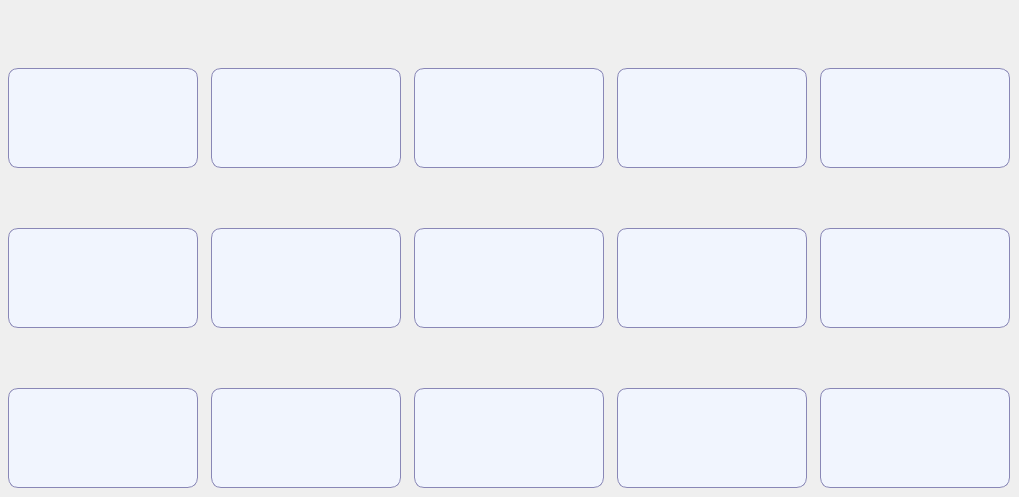
     <widget class="QWidget" name="page_3">
      <widget class="QPushButton" name="Btn_selStacking13">
       <property name="geometry">
        <rect>
         <x>414</x>
         <y>388</y>
         <width>190</width>
         <height>100</height>
        </rect>
       </property>
       <property name="minimumSize">
        <size>
         <width>190</width>
         <height>100</height>
        </size>
       </property>
       <property name="maximumSize">
        <size>
         <width>190</width>
         <height>100</height>
        </size>
       </property>
       <property name="font">
        <font>
         <pointsize>18</pointsize>
        </font>
       </property>
       <property name="styleSheet">
        <string notr="true">QPushButton
{
    background-color:#F1F5FE;
    border-style:solid; /*边框风格*/
    border-width:1px;/*边框宽度*/
    border-color:#8987B6; /*边框颜色*/
    border-radius:10px; /*边框倒角*/
}
QPushButton:pressed,QPushButton::checked
{
    border-style:outset; /*边框风格*/
    background-color:qlineargradient(x1: 0, y1: 0, x2: 0, y2: 1, stop:0 #00befa, stop: 1 #0160ea);/*背景色*/
    border-width:1px;/*边框宽度*/
    border-color:#0055ff; /*边框颜色*/
    border-radius:10px; /*边框倒角*/
}</string>
       </property>
       <property name="text">
        <string/>
       </property>
       <property name="iconSize">
        <size>
         <width>40</width>
         <height>40</height>
        </size>
       </property>
       <property name="checkable">
        <bool>false</bool>
       </property>
       <property name="autoExclusive">
        <bool>false</bool>
       </property>
      </widget>
      <widget class="QPushButton" name="Btn_selStacking12">
       <property name="geometry">
        <rect>
         <x>211</x>
         <y>388</y>
         <width>190</width>
         <height>100</height>
        </rect>
       </property>
       <property name="minimumSize">
        <size>
         <width>190</width>
         <height>100</height>
        </size>
       </property>
       <property name="maximumSize">
        <size>
         <width>190</width>
         <height>100</height>
        </size>
       </property>
       <property name="font">
        <font>
         <pointsize>18</pointsize>
        </font>
       </property>
       <property name="styleSheet">
        <string notr="true">QPushButton
{
    background-color:#F1F5FE;
    border-style:solid; /*边框风格*/
    border-width:1px;/*边框宽度*/
    border-color:#8987B6; /*边框颜色*/
    border-radius:10px; /*边框倒角*/
}
QPushButton:pressed,QPushButton::checked
{
    border-style:outset; /*边框风格*/
    background-color:qlineargradient(x1: 0, y1: 0, x2: 0, y2: 1, stop:0 #00befa, stop: 1 #0160ea);/*背景色*/
    border-width:1px;/*边框宽度*/
    border-color:#0055ff; /*边框颜色*/
    border-radius:10px; /*边框倒角*/
}</string>
       </property>
       <property name="text">
        <string/>
       </property>
       <property name="iconSize">
        <size>
         <width>40</width>
         <height>40</height>
        </size>
       </property>
       <property name="checkable">
        <bool>false</bool>
       </property>
       <property name="autoExclusive">
        <bool>false</bool>
       </property>
      </widget>
      <widget class="QPushButton" name="Btn_selStacking9">
       <property name="geometry">
        <rect>
         <x>617</x>
         <y>228</y>
         <width>190</width>
         <height>100</height>
        </rect>
       </property>
       <property name="minimumSize">
        <size>
         <width>190</width>
         <height>100</height>
        </size>
       </property>
       <property name="maximumSize">
        <size>
         <width>190</width>
         <height>100</height>
        </size>
       </property>
       <property name="font">
        <font>
         <pointsize>18</pointsize>
        </font>
       </property>
       <property name="styleSheet">
        <string notr="true">QPushButton
{
    background-color:#F1F5FE;
    border-style:solid; /*边框风格*/
    border-width:1px;/*边框宽度*/
    border-color:#8987B6; /*边框颜色*/
    border-radius:10px; /*边框倒角*/
}
QPushButton:pressed,QPushButton::checked
{
    border-style:outset; /*边框风格*/
    background-color:qlineargradient(x1: 0, y1: 0, x2: 0, y2: 1, stop:0 #00befa, stop: 1 #0160ea);/*背景色*/
    border-width:1px;/*边框宽度*/
    border-color:#0055ff; /*边框颜色*/
    border-radius:10px; /*边框倒角*/
}</string>
       </property>
       <property name="text">
        <string/>
       </property>
       <property name="iconSize">
        <size>
         <width>40</width>
         <height>40</height>
        </size>
       </property>
       <property name="checkable">
        <bool>false</bool>
       </property>
       <property name="autoExclusive">
        <bool>false</bool>
       </property>
      </widget>
      <widget class="QPushButton" name="Btn_selStacking6">
       <property name="geometry">
        <rect>
         <x>8</x>
         <y>228</y>
         <width>190</width>
         <height>100</height>
        </rect>
       </property>
       <property name="minimumSize">
        <size>
         <width>190</width>
         <height>100</height>
        </size>
       </property>
       <property name="maximumSize">
        <size>
         <width>190</width>
         <height>100</height>
        </size>
       </property>
       <property name="font">
        <font>
         <pointsize>18</pointsize>
        </font>
       </property>
       <property name="styleSheet">
        <string notr="true">QPushButton
{
    background-color:#F1F5FE;
    border-style:solid; /*边框风格*/
    border-width:1px;/*边框宽度*/
    border-color:#8987B6; /*边框颜色*/
    border-radius:10px; /*边框倒角*/
}
QPushButton:pressed,QPushButton::checked
{
    border-style:outset; /*边框风格*/
    background-color:qlineargradient(x1: 0, y1: 0, x2: 0, y2: 1, stop:0 #00befa, stop: 1 #0160ea);/*背景色*/
    border-width:1px;/*边框宽度*/
    border-color:#0055ff; /*边框颜色*/
    border-radius:10px; /*边框倒角*/
}</string>
       </property>
       <property name="text">
        <string/>
       </property>
       <property name="iconSize">
        <size>
         <width>40</width>
         <height>40</height>
        </size>
       </property>
       <property name="checkable">
        <bool>false</bool>
       </property>
       <property name="autoExclusive">
        <bool>false</bool>
       </property>
      </widget>
      <widget class="QPushButton" name="Btn_selStacking8">
       <property name="geometry">
        <rect>
         <x>414</x>
         <y>228</y>
         <width>190</width>
         <height>100</height>
        </rect>
       </property>
       <property name="minimumSize">
        <size>
         <width>190</width>
         <height>100</height>
        </size>
       </property>
       <property name="maximumSize">
        <size>
         <width>190</width>
         <height>100</height>
        </size>
       </property>
       <property name="font">
        <font>
         <pointsize>18</pointsize>
        </font>
       </property>
       <property name="styleSheet">
        <string notr="true">QPushButton
{
    background-color:#F1F5FE;
    border-style:solid; /*边框风格*/
    border-width:1px;/*边框宽度*/
    border-color:#8987B6; /*边框颜色*/
    border-radius:10px; /*边框倒角*/
}
QPushButton:pressed,QPushButton::checked
{
    border-style:outset; /*边框风格*/
    background-color:qlineargradient(x1: 0, y1: 0, x2: 0, y2: 1, stop:0 #00befa, stop: 1 #0160ea);/*背景色*/
    border-width:1px;/*边框宽度*/
    border-color:#0055ff; /*边框颜色*/
    border-radius:10px; /*边框倒角*/
}</string>
       </property>
       <property name="text">
        <string/>
       </property>
       <property name="iconSize">
        <size>
         <width>40</width>
         <height>40</height>
        </size>
       </property>
       <property name="checkable">
        <bool>false</bool>
       </property>
       <property name="autoExclusive">
        <bool>false</bool>
       </property>
      </widget>
      <widget class="QPushButton" name="Btn_selStacking1">
       <property name="geometry">
        <rect>
         <x>8</x>
         <y>68</y>
         <width>190</width>
         <height>100</height>
        </rect>
       </property>
       <property name="minimumSize">
        <size>
         <width>190</width>
         <height>100</height>
        </size>
       </property>
       <property name="maximumSize">
        <size>
         <width>190</width>
         <height>100</height>
        </size>
       </property>
       <property name="font">
        <font>
         <pointsize>18</pointsize>
        </font>
       </property>
       <property name="styleSheet">
        <string notr="true">QPushButton
{
    background-color:#F1F5FE;
    border-style:solid; /*边框风格*/
    border-width:1px;/*边框宽度*/
    border-color:#8987B6; /*边框颜色*/
    border-radius:10px; /*边框倒角*/
}
QPushButton:pressed,QPushButton::checked
{
    border-style:outset; /*边框风格*/
    background-color:qlineargradient(x1: 0, y1: 0, x2: 0, y2: 1, stop:0 #00befa, stop: 1 #0160ea);/*背景色*/
    border-width:1px;/*边框宽度*/
    border-color:#0055ff; /*边框颜色*/
    border-radius:10px; /*边框倒角*/
}</string>
       </property>
       <property name="text">
        <string/>
       </property>
       <property name="iconSize">
        <size>
         <width>40</width>
         <height>40</height>
        </size>
       </property>
       <property name="checkable">
        <bool>false</bool>
       </property>
       <property name="autoExclusive">
        <bool>false</bool>
       </property>
      </widget>
      <widget class="QPushButton" name="Btn_selStacking11">
       <property name="geometry">
        <rect>
         <x>8</x>
         <y>388</y>
         <width>190</width>
         <height>100</height>
        </rect>
       </property>
       <property name="minimumSize">
        <size>
         <width>190</width>
         <height>100</height>
        </size>
       </property>
       <property name="maximumSize">
        <size>
         <width>190</width>
         <height>100</height>
        </size>
       </property>
       <property name="font">
        <font>
         <pointsize>18</pointsize>
        </font>
       </property>
       <property name="styleSheet">
        <string notr="true">QPushButton
{
    background-color:#F1F5FE;
    border-style:solid; /*边框风格*/
    border-width:1px;/*边框宽度*/
    border-color:#8987B6; /*边框颜色*/
    border-radius:10px; /*边框倒角*/
}
QPushButton:pressed,QPushButton::checked
{
    border-style:outset; /*边框风格*/
    background-color:qlineargradient(x1: 0, y1: 0, x2: 0, y2: 1, stop:0 #00befa, stop: 1 #0160ea);/*背景色*/
    border-width:1px;/*边框宽度*/
    border-color:#0055ff; /*边框颜色*/
    border-radius:10px; /*边框倒角*/
}</string>
       </property>
       <property name="text">
        <string/>
       </property>
       <property name="iconSize">
        <size>
         <width>40</width>
         <height>40</height>
        </size>
       </property>
       <property name="checkable">
        <bool>false</bool>
       </property>
       <property name="autoExclusive">
        <bool>false</bool>
       </property>
      </widget>
      <widget class="QPushButton" name="Btn_selStacking15">
       <property name="geometry">
        <rect>
         <x>820</x>
         <y>388</y>
         <width>190</width>
         <height>100</height>
        </rect>
       </property>
       <property name="minimumSize">
        <size>
         <width>190</width>
         <height>100</height>
        </size>
       </property>
       <property name="maximumSize">
        <size>
         <width>190</width>
         <height>100</height>
        </size>
       </property>
       <property name="font">
        <font>
         <pointsize>18</pointsize>
        </font>
       </property>
       <property name="styleSheet">
        <string notr="true">QPushButton
{
    background-color:#F1F5FE;
    border-style:solid; /*边框风格*/
    border-width:1px;/*边框宽度*/
    border-color:#8987B6; /*边框颜色*/
    border-radius:10px; /*边框倒角*/
}
QPushButton:pressed,QPushButton::checked
{
    border-style:outset; /*边框风格*/
    background-color:qlineargradient(x1: 0, y1: 0, x2: 0, y2: 1, stop:0 #00befa, stop: 1 #0160ea);/*背景色*/
    border-width:1px;/*边框宽度*/
    border-color:#0055ff; /*边框颜色*/
    border-radius:10px; /*边框倒角*/
}</string>
       </property>
       <property name="text">
        <string/>
       </property>
       <property name="iconSize">
        <size>
         <width>40</width>
         <height>40</height>
        </size>
       </property>
       <property name="checkable">
        <bool>false</bool>
       </property>
       <property name="autoExclusive">
        <bool>false</bool>
       </property>
      </widget>
      <widget class="QPushButton" name="Btn_selStacking14">
       <property name="geometry">
        <rect>
         <x>617</x>
         <y>388</y>
         <width>190</width>
         <height>100</height>
        </rect>
       </property>
       <property name="minimumSize">
        <size>
         <width>190</width>
         <height>100</height>
        </size>
       </property>
       <property name="maximumSize">
        <size>
         <width>190</width>
         <height>100</height>
        </size>
       </property>
       <property name="font">
        <font>
         <pointsize>18</pointsize>
        </font>
       </property>
       <property name="styleSheet">
        <string notr="true">QPushButton
{
    background-color:#F1F5FE;
    border-style:solid; /*边框风格*/
    border-width:1px;/*边框宽度*/
    border-color:#8987B6; /*边框颜色*/
    border-radius:10px; /*边框倒角*/
}
QPushButton:pressed,QPushButton::checked
{
    border-style:outset; /*边框风格*/
    background-color:qlineargradient(x1: 0, y1: 0, x2: 0, y2: 1, stop:0 #00befa, stop: 1 #0160ea);/*背景色*/
    border-width:1px;/*边框宽度*/
    border-color:#0055ff; /*边框颜色*/
    border-radius:10px; /*边框倒角*/
}</string>
       </property>
       <property name="text">
        <string/>
       </property>
       <property name="iconSize">
        <size>
         <width>40</width>
         <height>40</height>
        </size>
       </property>
       <property name="checkable">
        <bool>false</bool>
       </property>
       <property name="autoExclusive">
        <bool>false</bool>
       </property>
      </widget>
      <widget class="QPushButton" name="Btn_selStacking3">
       <property name="geometry">
        <rect>
         <x>414</x>
         <y>68</y>
         <width>190</width>
         <height>100</height>
        </rect>
       </property>
       <property name="minimumSize">
        <size>
         <width>190</width>
         <height>100</height>
        </size>
       </property>
       <property name="maximumSize">
        <size>
         <width>190</width>
         <height>100</height>
        </size>
       </property>
       <property name="font">
        <font>
         <pointsize>18</pointsize>
        </font>
       </property>
       <property name="styleSheet">
        <string notr="true">QPushButton
{
    background-color:#F1F5FE;
    border-style:solid; /*边框风格*/
    border-width:1px;/*边框宽度*/
    border-color:#8987B6; /*边框颜色*/
    border-radius:10px; /*边框倒角*/
}
QPushButton:pressed,QPushButton::checked
{
    border-style:outset; /*边框风格*/
    background-color:qlineargradient(x1: 0, y1: 0, x2: 0, y2: 1, stop:0 #00befa, stop: 1 #0160ea);/*背景色*/
    border-width:1px;/*边框宽度*/
    border-color:#0055ff; /*边框颜色*/
    border-radius:10px; /*边框倒角*/
}</string>
       </property>
       <property name="text">
        <string/>
       </property>
       <property name="iconSize">
        <size>
         <width>40</width>
         <height>40</height>
        </size>
       </property>
       <property name="checkable">
        <bool>false</bool>
       </property>
       <property name="autoExclusive">
        <bool>false</bool>
       </property>
      </widget>
      <widget class="QPushButton" name="Btn_selStacking2">
       <property name="geometry">
        <rect>
         <x>211</x>
         <y>68</y>
         <width>190</width>
         <height>100</height>
        </rect>
       </property>
       <property name="minimumSize">
        <size>
         <width>190</width>
         <height>100</height>
        </size>
       </property>
       <property name="maximumSize">
        <size>
         <width>190</width>
         <height>100</height>
        </size>
       </property>
       <property name="font">
        <font>
         <pointsize>18</pointsize>
        </font>
       </property>
       <property name="styleSheet">
        <string notr="true">QPushButton
{
    background-color:#F1F5FE;
    border-style:solid; /*边框风格*/
    border-width:1px;/*边框宽度*/
    border-color:#8987B6; /*边框颜色*/
    border-radius:10px; /*边框倒角*/
}
QPushButton:pressed,QPushButton::checked
{
    border-style:outset; /*边框风格*/
    background-color:qlineargradient(x1: 0, y1: 0, x2: 0, y2: 1, stop:0 #00befa, stop: 1 #0160ea);/*背景色*/
    border-width:1px;/*边框宽度*/
    border-color:#0055ff; /*边框颜色*/
    border-radius:10px; /*边框倒角*/
}</string>
       </property>
       <property name="text">
        <string/>
       </property>
       <property name="iconSize">
        <size>
         <width>40</width>
         <height>40</height>
        </size>
       </property>
       <property name="checkable">
        <bool>false</bool>
       </property>
       <property name="autoExclusive">
        <bool>false</bool>
       </property>
      </widget>
      <widget class="QPushButton" name="Btn_selStacking10">
       <property name="geometry">
        <rect>
         <x>820</x>
         <y>228</y>
         <width>190</width>
         <height>100</height>
        </rect>
       </property>
       <property name="minimumSize">
        <size>
         <width>190</width>
         <height>100</height>
        </size>
       </property>
       <property name="maximumSize">
        <size>
         <width>190</width>
         <height>100</height>
        </size>
       </property>
       <property name="font">
        <font>
         <pointsize>18</pointsize>
        </font>
       </property>
       <property name="styleSheet">
        <string notr="true">QPushButton
{
    background-color:#F1F5FE;
    border-style:solid; /*边框风格*/
    border-width:1px;/*边框宽度*/
    border-color:#8987B6; /*边框颜色*/
    border-radius:10px; /*边框倒角*/
}
QPushButton:pressed,QPushButton::checked
{
    border-style:outset; /*边框风格*/
    background-color:qlineargradient(x1: 0, y1: 0, x2: 0, y2: 1, stop:0 #00befa, stop: 1 #0160ea);/*背景色*/
    border-width:1px;/*边框宽度*/
    border-color:#0055ff; /*边框颜色*/
    border-radius:10px; /*边框倒角*/
}</string>
       </property>
       <property name="text">
        <string/>
       </property>
       <property name="iconSize">
        <size>
         <width>40</width>
         <height>40</height>
        </size>
       </property>
       <property name="checkable">
        <bool>false</bool>
       </property>
       <property name="autoExclusive">
        <bool>false</bool>
       </property>
      </widget>
      <widget class="QPushButton" name="Btn_selStacking5">
       <property name="geometry">
        <rect>
         <x>820</x>
         <y>68</y>
         <width>190</width>
         <height>100</height>
        </rect>
       </property>
       <property name="minimumSize">
        <size>
         <width>190</width>
         <height>100</height>
        </size>
       </property>
       <property name="maximumSize">
        <size>
         <width>190</width>
         <height>100</height>
        </size>
       </property>
       <property name="font">
        <font>
         <pointsize>18</pointsize>
        </font>
       </property>
       <property name="styleSheet">
        <string notr="true">QPushButton
{
    background-color:#F1F5FE;
    border-style:solid; /*边框风格*/
    border-width:1px;/*边框宽度*/
    border-color:#8987B6; /*边框颜色*/
    border-radius:10px; /*边框倒角*/
}
QPushButton:pressed,QPushButton::checked
{
    border-style:outset; /*边框风格*/
    background-color:qlineargradient(x1: 0, y1: 0, x2: 0, y2: 1, stop:0 #00befa, stop: 1 #0160ea);/*背景色*/
    border-width:1px;/*边框宽度*/
    border-color:#0055ff; /*边框颜色*/
    border-radius:10px; /*边框倒角*/
}</string>
       </property>
       <property name="text">
        <string/>
       </property>
       <property name="iconSize">
        <size>
         <width>40</width>
         <height>40</height>
        </size>
       </property>
       <property name="checkable">
        <bool>false</bool>
       </property>
       <property name="autoExclusive">
        <bool>false</bool>
       </property>
      </widget>
      <widget class="QPushButton" name="Btn_selStacking7">
       <property name="geometry">
        <rect>
         <x>211</x>
         <y>228</y>
         <width>190</width>
         <height>100</height>
        </rect>
       </property>
       <property name="minimumSize">
        <size>
         <width>190</width>
         <height>100</height>
        </size>
       </property>
       <property name="maximumSize">
        <size>
         <width>190</width>
         <height>100</height>
        </size>
       </property>
       <property name="font">
        <font>
         <pointsize>18</pointsize>
        </font>
       </property>
       <property name="styleSheet">
        <string notr="true">QPushButton
{
    background-color:#F1F5FE;
    border-style:solid; /*边框风格*/
    border-width:1px;/*边框宽度*/
    border-color:#8987B6; /*边框颜色*/
    border-radius:10px; /*边框倒角*/
}
QPushButton:pressed,QPushButton::checked
{
    border-style:outset; /*边框风格*/
    background-color:qlineargradient(x1: 0, y1: 0, x2: 0, y2: 1, stop:0 #00befa, stop: 1 #0160ea);/*背景色*/
    border-width:1px;/*边框宽度*/
    border-color:#0055ff; /*边框颜色*/
    border-radius:10px; /*边框倒角*/
}</string>
       </property>
       <property name="text">
        <string/>
       </property>
       <property name="iconSize">
        <size>
         <width>40</width>
         <height>40</height>
        </size>
       </property>
       <property name="checkable">
        <bool>false</bool>
       </property>
       <property name="autoExclusive">
        <bool>false</bool>
       </property>
      </widget>
      <widget class="QPushButton" name="Btn_selStacking4">
       <property name="geometry">
        <rect>
         <x>617</x>
         <y>68</y>
         <width>190</width>
         <height>100</height>
        </rect>
       </property>
       <property name="minimumSize">
        <size>
         <width>190</width>
         <height>100</height>
        </size>
       </property>
       <property name="maximumSize">
        <size>
         <width>190</width>
         <height>100</height>
        </size>
       </property>
       <property name="font">
        <font>
         <pointsize>18</pointsize>
        </font>
       </property>
       <property name="styleSheet">
        <string notr="true">QPushButton
{
    background-color:#F1F5FE;
    border-style:solid; /*边框风格*/
    border-width:1px;/*边框宽度*/
    border-color:#8987B6; /*边框颜色*/
    border-radius:10px; /*边框倒角*/
}
QPushButton:pressed,QPushButton::checked
{
    border-style:outset; /*边框风格*/
    background-color:qlineargradient(x1: 0, y1: 0, x2: 0, y2: 1, stop:0 #00befa, stop: 1 #0160ea);/*背景色*/
    border-width:1px;/*边框宽度*/
    border-color:#0055ff; /*边框颜色*/
    border-radius:10px; /*边框倒角*/
}</string>
       </property>
       <property name="text">
        <string/>
       </property>
       <property name="iconSize">
        <size>
         <width>40</width>
         <height>40</height>
        </size>
       </property>
       <property name="checkable">
        <bool>false</bool>
       </property>
       <property name="autoExclusive">
        <bool>false</bool>
       </property>
      </widget>
     </widget>
